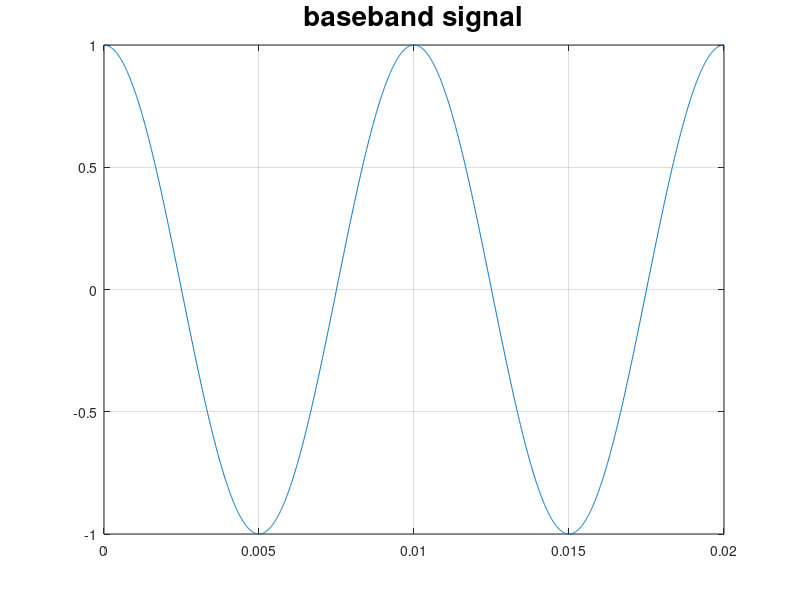
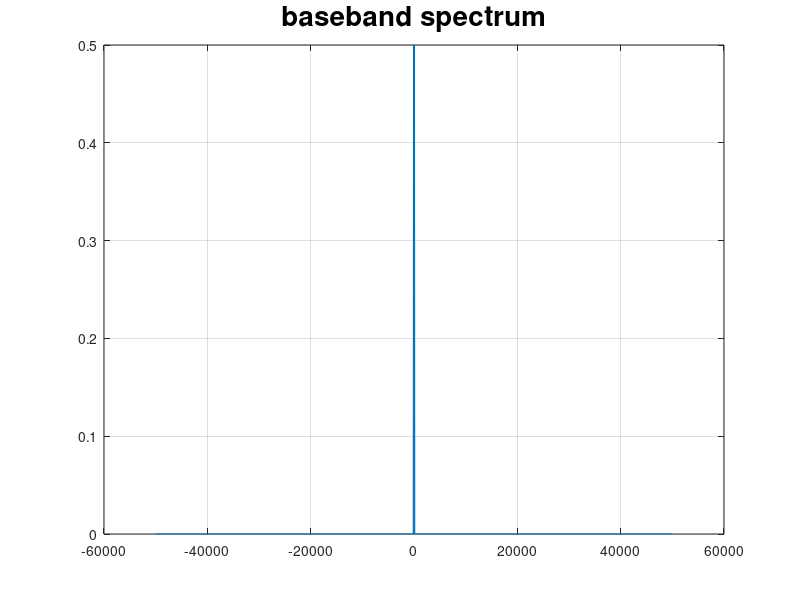
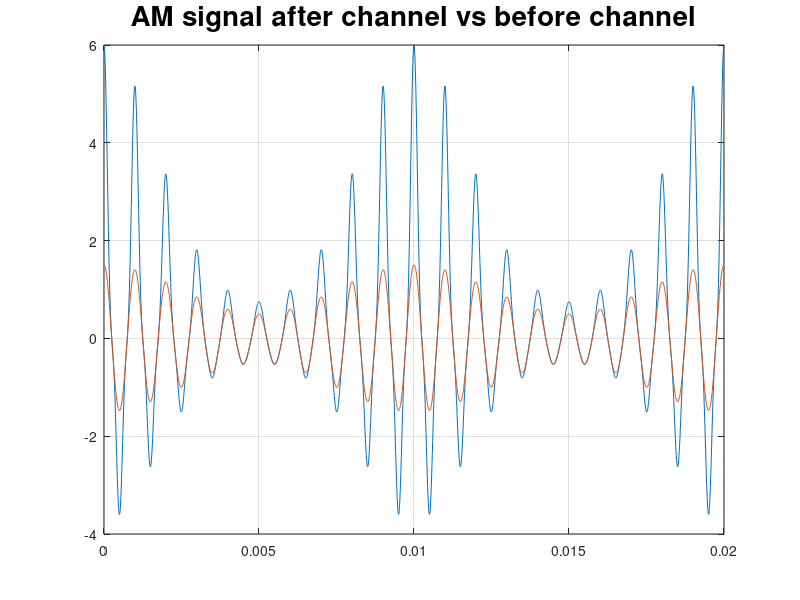
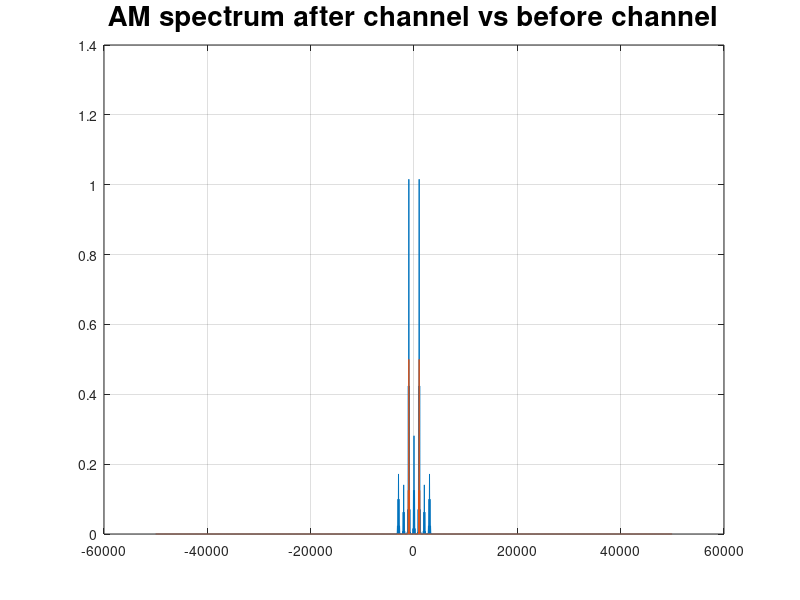

MATLAB code for these plots, in order:
% Question 3
clear; close all;

% vout = vin + 0.5 vin^3 + vin^3
fm = 100;
fc = 1e3;
dt = 0.01/fc;
T  = 2/fm;
t  = 0 : dt : (T-dt);
df = 1 / T;
fs = 1 / dt;
m  = cos(2*pi*fm*t);
plot(t, m); grid on;
title('baseband signal', 'fontsize', 20);
if (rem(length(t),2)==0)
  f = (-0.5*fs) : df : (0.5*fs-df);
else
  f = (-0.5*fs-0.5*df) : df : (0.5*fs+0.5*df);
end

M = fftshift(fft(m))/length(t);
figure
plot(f, abs(M)); grid on;
title('baseband spectrum', 'fontsize', 20);
% a) AM: ka = 0.5
ka = 0.5
% s(t) = Ac*(1+ka*m(t))*cos(2*pi*fc*t)
% before channel
c = cos(2*pi*fc*t);
s_AM = (1 + ka*m).*c;
S_AM = fftshift(fft(s_AM))/length(t);

% after channel
v_AM = s_AM + 0.5*s_AM.^2 + s_AM.^3;
figure
plot(t, v_AM); grid on;
hold on
plot(t, s_AM); hold off;
title('AM signal after channel vs before channel', 'fontsize', 20);
V_AM = fftshift(fft(v_AM))/length(t);
figure
plot(f, abs(V_AM)); grid on;
hold on;
plot(f, abs(S_AM)); hold off;
title('AM spectrum after channel vs before channel', 'fontsize', 20);

% b) FM: kf = 10
kf = 10;
% s(t) = Af*cos(2*pi*fc*t + 2*pi*kf*integral(m(t)))
% before channel
s_FM = cos(2*pi*fc*t + 2*pi*kf*cumtrapz(t, m));
S_FM = fftshift(fft(s_FM))/length(t);

% after channel
v_FM = s_FM + 0.5*s_FM.^2 + s_FM.^3;
figure
plot(t, v_FM); grid on;
hold on
plot(t, s_FM); hold off;
title('FM signal after channel vs before channel', 'fontsize', 20);

V_FM = fftshift(fft(v_FM))/length(t);
figure
plot(f, abs(V_FM)); grid on;
hold on
plot(f, abs(S_FM)); hold off;
title('FM spectrum after channel vs before channel', 'fontsize', 20);
